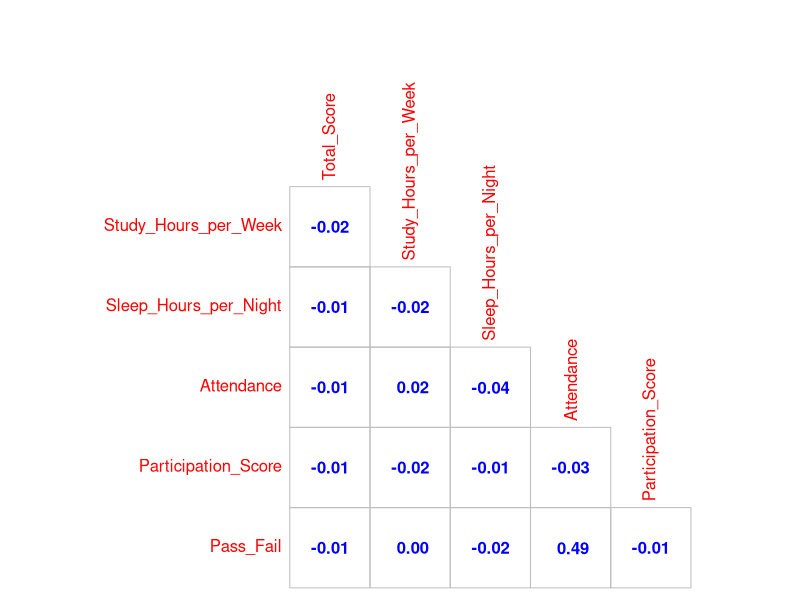
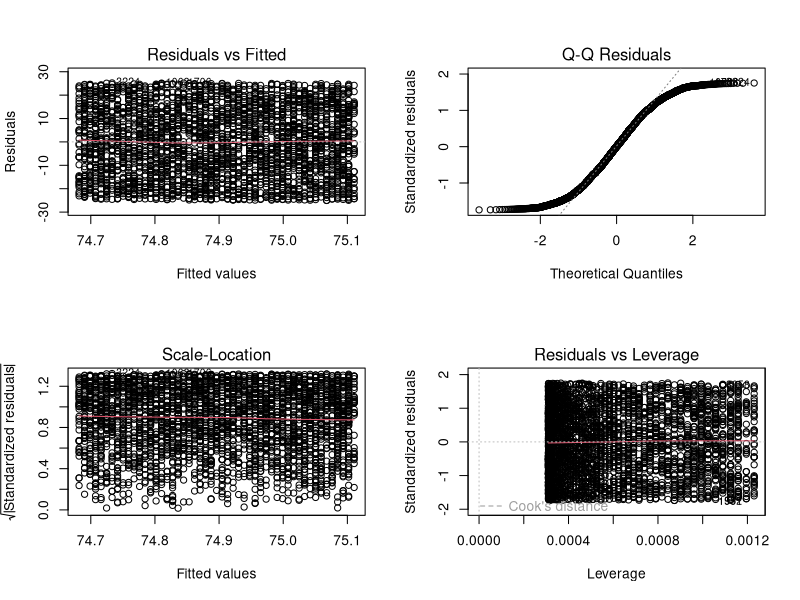
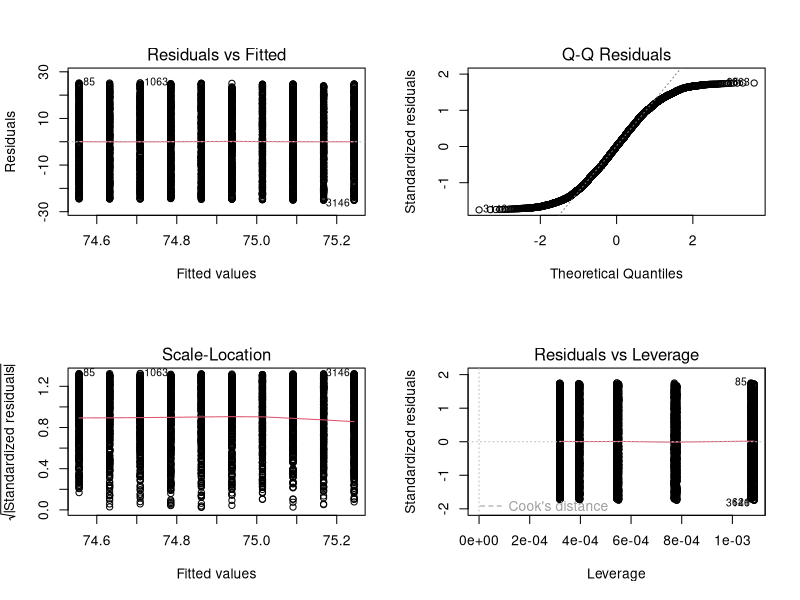
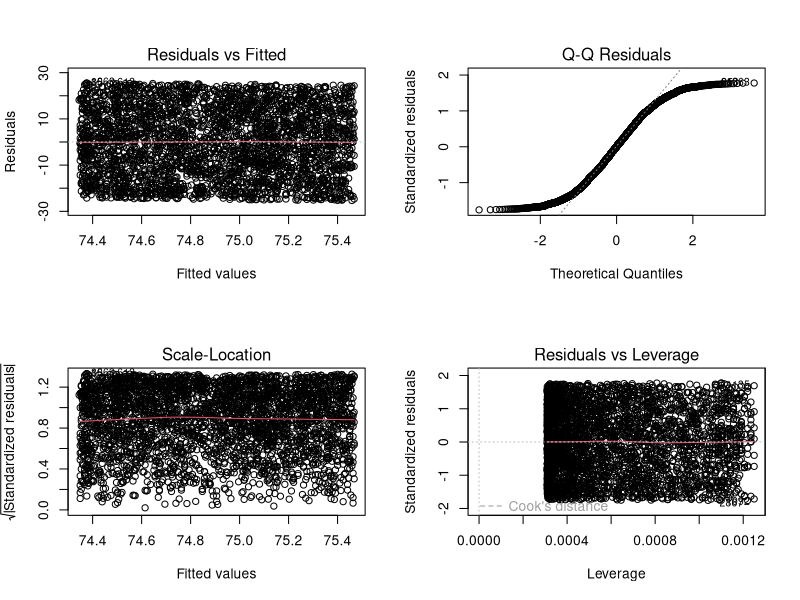
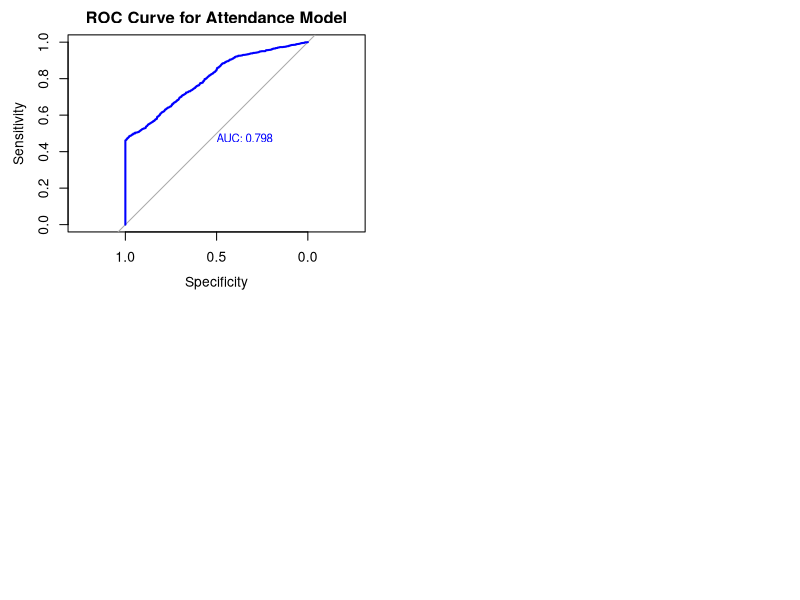

Write R code to recreate these figures, in order.
## ---- chunk 1
knitr::opts_chunk$set(echo = TRUE)
## ---- chunk 2
knitr::opts_chunk$set(echo = TRUE)
## ---- chunk 3
library(dplyr)
library(readr)
library(ggplot2)
library(tidyr)
library(caret)
library(pROC)
library(MASS)
## ---- chunk 4
students <- read.csv("../data/Students_Grading_Dataset_Cleaned.csv")
## ---- chunk 5
colnames(students)
## ---- chunk 6
cor_mat <- cor(students[, c("Total_Score", "Study_Hours_per_Week", 
                         "Sleep_Hours_per_Night", 
                         "Attendance", "Participation_Score",
                         'Pass_Fail')])


corrplot::corrplot(cor_mat,
                   method="number",
                   col="blue",
                   type="lower",
                   cl.pos='n',
                   diag=FALSE)
## ---- chunk 7
students$Total_Score <- as.numeric(students$Total_Score)
students$Study_Hours_per_Week <- as.numeric(students$Study_Hours_per_Week)
students$Sleep_Hours_per_Night <- as.numeric(students$Sleep_Hours_per_Night)
students$Stress_Level <- as.numeric(students$Stress_Level)
## ---- chunk 8
sleep_model <- lm(Total_Score ~ Sleep_Hours_per_Night, data = students)
summary(sleep_model)

# Residual plots for Sleep model
par(mfrow = c(2,2))
plot(sleep_model)

# 2. Linear Regression: Stress Level vs Final Grade
stress_model <- lm(Total_Score ~ Stress_Level, data = students)
summary(stress_model)

# Residual plots for Stress model
par(mfrow = c(2,2))
plot(stress_model)

# 3. Linear Regression: Study Time vs Final Grade
study_model <- lm(Total_Score ~ Study_Hours_per_Week, data = students)
summary(study_model)

# Residual plots for Study model
par(mfrow = c(2,2))
plot(study_model)

# 4. Linear Regression: Attendance vs Final Grade
attendance_model <- lm(Total_Score ~ Attendance, data = students)
summary(attendance_model)
## ---- chunk 9
parent_education_level_aov <- aov(Total_Score ~ Parent_Education_Level, data = students)
summary(parent_education_level_aov)
## ---- chunk 10
internet_access_t_test <- t.test(Total_Score ~ Internet_Access_at_Home, data = students)
internet_access_t_test
## ---- chunk 11
extracurricular_t_test <- t.test(Total_Score ~ Extracurricular_Activities, data = students)
extracurricular_t_test
## ---- chunk 12
family_income_anova <- aov(Total_Score ~ Family_Income_Level, data = students)
summary(family_income_anova)
## ---- chunk 13
logit_model <- glm(Pass_Fail ~ Attendance + Family_Income_Level + Extracurricular_Activities + Internet_Access_at_Home,
                   data = students,
                   family = binomial)
## ---- chunk 14
# Stepwise selection
stepwise_logit_model <- stepAIC(logit_model, direction = "both")

summary(stepwise_logit_model)
## ---- chunk 15
attendance_model <- glm(Pass_Fail ~ Attendance, 
                   data = students)
## ---- chunk 16
summary(attendance_model)
## ---- chunk 17
students$predictions <- predict(attendance_model, type = "response")

# Create class predictions based on 0.5 threshold
students$predicted_class <- ifelse(students$predictions > 0.7, 1, 0)

# Convert both predicted and actual labels into factors with same levels
students$predicted_class <- factor(students$predicted_class, levels = c(0, 1), labels = c("Fail", "Pass"))
students$Pass_Fail <- factor(students$Pass_Fail, levels = c(0, 1), labels = c("Fail", "Pass"))
## ---- chunk 18
# Now evaluate with confusion matrix
confusionMatrix(students$predicted_class, students$Pass_Fail, positive = "Pass")
## ---- chunk 19
roc(students$Pass_Fail,
    main="ROC Curve for Attendance Model",
    predict(attendance_model, type = "response"), 
    plot = TRUE, 
    print.auc = TRUE, 
    col = "blue", 
    lwd = 2)
